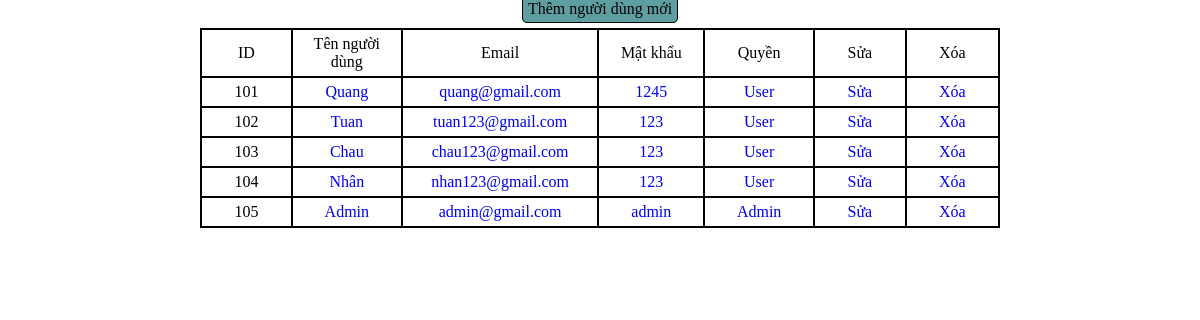
Page /quantri/ql_nguoidung.php on the committed database.
### tables this page shows
CREATE TABLE IF NOT EXISTS `thanhvien` (
  `id` int(10) NOT NULL AUTO_INCREMENT,
  `name` varchar(50) NOT NULL,
  `email` varchar(255) NOT NULL,
  `pass` varchar(255) NOT NULL,
  `role` tinyint(1) NOT NULL DEFAULT '0',
  PRIMARY KEY (`id`)
);

### quantri/ql_nguoidung.php (the view)
<link rel="stylesheet" href="css/ql_dm.css">
<?php
    $sql = "SELECT * FROM thanhvien ORDER BY id ASC";
    $query = mysqli_query($conn, $sql);
?>
<div id="main">
    <p id="add-prd"><a href="quantri.php?page_layout=them_user"><span>Thêm người dùng mới</span></a></p>
    <table>
        <tr>
            <td width="10%">ID</td>
            <td width="20%">Tên người dùng</td>
            <td width="25%">Email</td>
            <td width="15%">Mật khẩu</td>
            <td width="15%">Quyền</td>
            <td width="10%">Sửa</td>
            <td width="15%">Xóa</td>
        </tr>
        <?php
            while($row = mysqli_fetch_array($query)){
        ?>
            <tr>
                <td><span><?php echo $row['id'];?></span></td>
                <td class="l5"><a href="#"><?php echo $row['name'];?></a></td>
                <td class="l5"><a href="#"><?php echo $row['email'];?></a></td>
                <td class="l5"><a href="#"><?php echo $row['pass'];?></a></td>
                <td class="l5"><a href="#"><?php
                    if ($row['role'] == 1){
                        echo "Admin";
                    }else if($row['role'] == 0){
                        echo "User";
                    }
                 ;?></a>
                 </td>
                <td><a href="quantri.php?page_layout=sua_user&id=<?php echo $row['id'];?>"><span>Sửa</span></a></td>
                <td><a href="xoa_user.php?id=<?php echo  $row['id'];?>"><span>Xóa</span></a></td>
            </tr>
            <?php
            }
            ?>
    </table>
</div>

### quantri/css/ql_dm.css (style rules this page uses)
#main { text-align: center; }
table, tr, td { width: 800px; margin: 0 auto; padding: 5px; border: 2px solid black; text-align: center; border-collapse: collapse; }
#main #add-prd a { text-decoration: none; border: 1px solid black; border-radius: 5px; background-color: cadetblue; color: black; padding: 5px; margin-bottom: 10px; }
#main p { margin-bottom: 10px; }
#main table a { text-decoration: none; }

### rows in the picture
thanhvien: id "101", name "Quang", email "quang@gmail.com", pass "1245", role "User"
thanhvien: id "102", name "Tuan", email "tuan123@gmail.com", pass "123", role "User"
thanhvien: id "103", name "Chau", email "chau123@gmail.com", pass "123", role "User"
thanhvien: id "104", name "Nhân", email "nhan123@gmail.com", pass "123", role "User"
thanhvien: id "105", name "Admin", email "admin@gmail.com", pass "admin", role "Admin"
